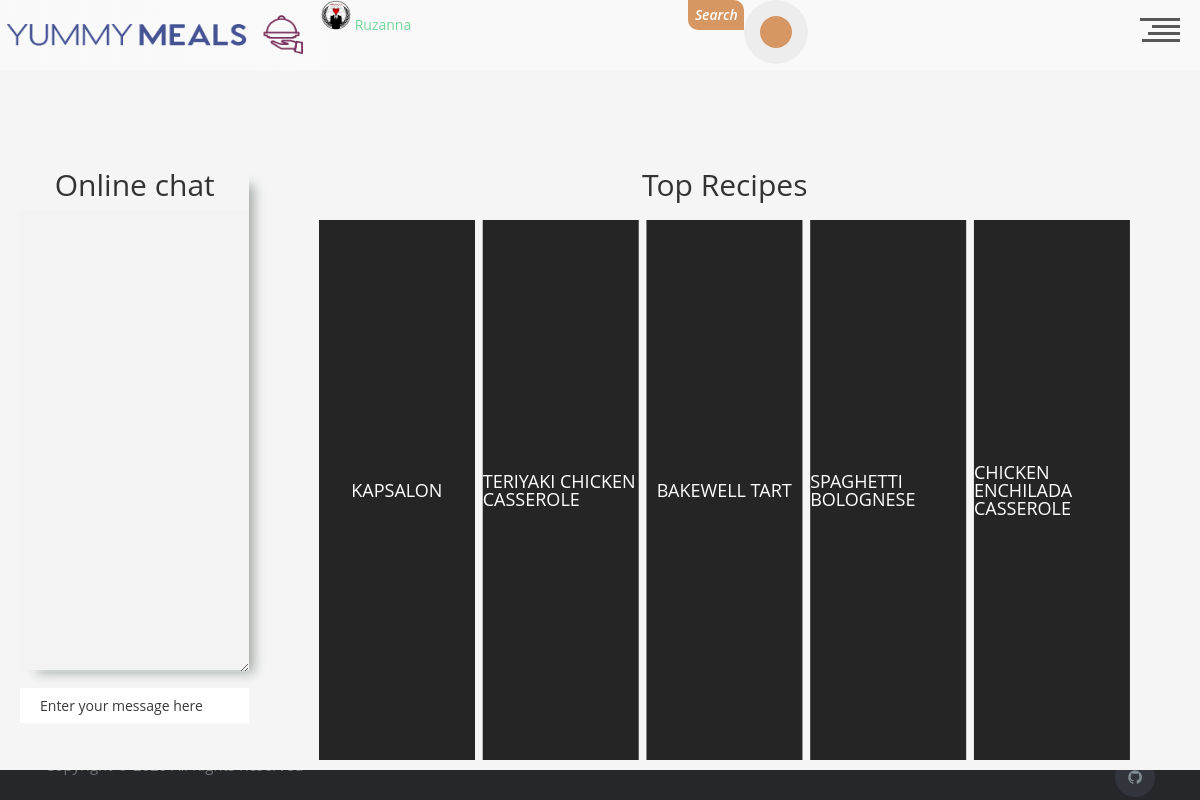
/ (signed in), run on the app's committed database.
### app/users/models.py (models this page shows, shortened)
class User(db.Model, UserMixin):
    id = db.Column(db.Integer, primary_key=True)
    username = db.Column(db.String(20), unique=True, nullable=False)
    email = db.Column(db.String(120), unique=True, nullable=False)
    image_file = db.Column(
        db.String(20), nullable=False, default='default.jpg')
    password = db.Column(db.String(60), nullable=False)
    comment = db.relationship('UserComments', backref='author', lazy=True)
    is_admin = db.Column(db.Boolean, default=False)

### app/meals/models.py (models this page shows, shortened)
class Meal(db.Model):
    __tablename__ = 'meal'
    id = Column(Integer, primary_key=True)
    name = Column(String)
    category_id = Column(Integer, ForeignKey('category.id'))
    area_id = Column(Integer, ForeignKey('area.id'))
    author_id = Column(Integer, ForeignKey('user.id'), default=1)
    instructions = Column(String)
    img_link = Column(String, default='default.jpg')
    tags = Column(String)
    video_link = Column(String)
    date_posted = Column(db.DateTime, nullable=False, default=datetime.utcnow)
    area = relationship("Area")
    category = relationship("Category")
    user = relationship("User")

### app/index/routes.py (the view)
@index_bp.route('/')
def index():
    tops = top_fives()
    name = 'Guest'
    if current_user.is_authenticated:
        name = current_user.username
    room = 'main_room'
    session['name'] = name
    session['room'] = room
    name = session.get('name', '')
    room = session.get('room', '')
    return render_template(
        'index_page.html',
        tops=tops,
        name=name,
        room=room)

### app/index/routes.py (called while the page is built)
def top_fives():
    mydict = {}
    for record in UserFavorite.query.all():
        mydict[record.meal_id] = len(UserFavorite.query.
                                     filter_by(meal_id=record.meal_id).all())
    res = dict(sorted(mydict.items(), key=itemgetter(1), reverse=True)[:5])
    tops = Meal.query.filter(Meal.id.in_(list(res.keys()))).all()
    tops = sorted(tops, key=lambda o: list(res.keys()).index(o.id))
    return tops

### app/users/models.py (called while the page is built)
@login_manager.user_loader
def load_user(user_id):
    return User.query.get(int(user_id))

### app/index/templates/index_page.html (shortened to what this page needs)
{% extends 'base.html' %}
{% block content %}
<link rel="stylesheet" href="{{url_for('index.static',filename='css/index.css') }}">
<link rel="stylesheet" type="text/css" href="{{url_for('index.static',filename='css/emoji/jquery.emojipicker.css') }}">
<div class="main_wrapper" style="display:flex; padding:20px auto;">
<div class='chat_sidebar' style="width:25%;height:500px; margin-top:100px;">
  <link rel="stylesheet" type="text/css" href="{{url_for('index.static',filename='css/emoji/jquery.emojipicker.a.css') }}">
        <h1 style="font-size:30px;text-align:center;margin-bottom:10px;">Online chat</h1>
         <textarea id="chat" cols="20" rows="33" style="width:100%;" disabled></textarea><br><br>
        {% if current_user.is_authenticated %}
          <input id="text" size="80" placeholder="Enter your message here" style="width:100%; height:35px;"><br><br>
        {% else %}
          <p>Please <a href="{{url_for('users.register')}}">register</a>,or  <a href="{{url_for('users.login')}}">login</a> to leave comment !!</p>
        {% endif %}
</div>
<div class="cont s--inactive" style="width:100%;height:700px; ">
  <h1 style="font-size:30px;text-align:center;margin:20px auto;">Top Recipes</h1>
  <div class="cont__inner">
  {% for rec in range(tops|length)  %}
    <div class="el" >
      <div class="el__overflow">
        <div class="el__inner">
		{% if tops[rec].img_link != "default.jpg"%}
          <div class="el__bg" style="background:url('{{tops[rec].img_link}}');background-size: cover"></div>
		{% else%}
		   <div class="el__bg" style="background:url({{url_for('meals.static' , filename = "default.jpg")}});background-size: cover"></div>
		{% endif %}
          <div class="el__preview-cont">
            <h2 class="el__heading">{{tops[rec].name}}</h2>
          </div>
        </div>
      </div>
      <div class="el__index" style="margin-bottom: 120px;">
        <div class="el__index-front">
        </div>
      </div>
    </div>
  {% endfor %}
  </div>
</div>
</div>
{% endblock content %}

### app/index/templates/header.html (shortened to what this page needs)
<link rel="stylesheet" href="{{url_for('index.static',filename='css/header.css') }}">
<header style="display:flex">
  <h1><a style="display:flex;" href="/"><img width="321" height="70", src="{{url_for('index.static' ,  filename='media/Logo2-1.png') }}" ></a></h1>
  <h1>
  {%if current_user.is_authenticated%}
  <img width="30" height="30", src="{{url_for('users.static' ,  filename='profile_pics/'+current_user.image_file) }}" alt="Avatar" class="avatar img-circle">
  	<a href="/user/user_profile/{{current_user.id}}">{{current_user.username}}  </a>
	{%endif%}
  </h1>
<div class="search-form">
<p class="head_search_txt">Search</p>
 <form  method = 'GET' action="{{url_for('meals.meal_search')}}">
    <button style = "outline:none;" class="head_search_btn" type = 'submit'></button>
  </form>
</div>
  <div id="nav-trigger" role="button">
    <div class="line l-01"></div>
    <div class="line l-02"></div>
    <div class="line l-03"></div>
    <div class="line l-04"></div>
  </div>
</header>

### app/index/static/css/base.css (style rules this page uses)
* { margin: 0; padding: 0; outline: none; box-sizing: border-box; }
body { background-color: #ededed; }

### app/index/static/css/header.css (style rules this page uses)
html, div, span, applet, object, iframe, h1, h2, h3, h4, h5, h6, p, blockquote, pre, a, abbr, acronym, address, big, cite, code, del, dfn, em, img, ins, kbd, q, s, samp, small, strike, strong, sub, sup, tt, var, b, u, i, center, dl, dt, dd, ol, ul, li, fieldset, form, label, legend, table, caption, tbody, tfoot, thead, tr, th, td, article, aside, canvas, details, embed, figure, figcaption, footer, header, hgroup, menu, nav, output, ruby, section, summary, time, mark, audio, video { margin: 0; padding: 0; border: 0; font-size: 100%; font: inherit; vertical-align: baseline; }
article, aside, details, figcaption, figure, footer, header, hgroup, menu, nav, section, main { display: block; }
body { line-height: 1; }
html * { -webkit-font-smoothing: antialiased; -moz-osx-font-smoothing: grayscale; }
*, *:after, *:before { -webkit-box-sizing: border-box; -moz-box-sizing: border-box; box-sizing: border-box; }
html, body { height: 100%; }
a { color: #72d69a; text-decoration: none; transition: color .2s ease-out; }
header { position: fixed; top: 0; left: 0; height: 50px; width: 100%; background: #f9f9f9; z-index: 3; -webkit-transform: translateZ(0); -webkit-backface-visibility: hidden; -webkit-transition-property: -webkit-transform; -moz-transition-property: -moz-transform; transition-property: transform; -webkit-transition-duration: 0.4s; -moz-transition-duration: 0.4s; transition-duration: 0.4s; }
@media only screen and (min-width: 768px) { header { height: 70px; } }
#nav-trigger { position: absolute; margin: 10px 10px 0 0; top: auto; right: auto; width: 40px; height: 40px; cursor: pointer; text-align: right; float: right; -moz-transform: rotate(180deg); -webkit-transform: rotate(180deg); -o-transform: rotate(180deg); transform: rotate(180deg); -moz-transition: all 0.4s cubic-bezier(0.19, 1, 0.22, 1); -webkit-transition: all 0.4s cubic-bezier(0.19, 1, 0.22, 1); -o-transition: all 0.4s cubic-bezier(0.19, 1, 0.22, 1); transition: all 0.4s cubic-bezier(0.19, 1, 0.22, 1); right: 10px; top: -8px; }
#nav-trigger .line { height: 3px; width: 100%; margin-bottom: 4px; background: #585858; -moz-transition: all 0.4s cubic-bezier(0.19, 1, 0.22, 1); -webkit-transition: all 0.4s cubic-bezier(0.19, 1, 0.22, 1); -o-transition: all 0.4s cubic-bezier(0.19, 1, 0.22, 1); transition: all 0.4s cubic-bezier(0.19, 1, 0.22, 1); }
#nav-trigger .line.l-01 { width: 95%; }
#nav-trigger .line.l-02 { width: 80%; }
#nav-trigger .line.l-03 { width: 70%; }
#nav-trigger .line.l-04 { width: 100%; }
* { outline: none; border: none; padding: 0; }
.search-form { position: relative; margin: 0 auto 0; width: 300px; display: flex; }
.head_search_txt { background: #d69762; color: #fff; width: 56px; display: flex; text-align: center; font-weight: 600; justify-content: center; align-items: center; height: 30px; border-radius: 0px 10px 0px 10px; font-style: italic; }
.search-form:before { content: ' '; position: absolute; left: 70px; top: 14px; width: 2px; height: 36px; transform: scale(0); z-index: 1; background: #d69762; transition: all 0.5s cubic-bezier(.87, -.41, .19, 1.44); }
.head_search_btn { background: #ededed; position: absolute; height: 100%; border-radius: 50%; width: 64px; height: 64px; transition: all 0.5s cubic-bezier(.87, -.41, .19, 1.44); }
.head_search_btn:after { content: ' '; position: absolute; width: 32px; height: 32px; left: 0; right: 0; transform: translateY(-50%); margin: 0 auto; background: #d69762; border-radius: 50%; }
.head_search_btn:before { content: ' '; position: absolute; width: 24px; height: 24px; left: 0; right: 0; top: 20px; transform: scale(0); transform-origin: left top; margin: 0 auto; background: #ededed; border-radius: 50%; z-index: 1; transition: all 0.8s ease; }

### data on the page
User: image_file (placeholder picture), username "Ruzanna"
Meal: name "KAPSALON"
Meal: name "TERIYAKI CHICKEN CASSEROLE"
Meal: name "BAKEWELL TART"
Meal: name "SPAGHETTI BOLOGNESE"
Meal: name "CHICKEN ENCHILADA CASSEROLE"
